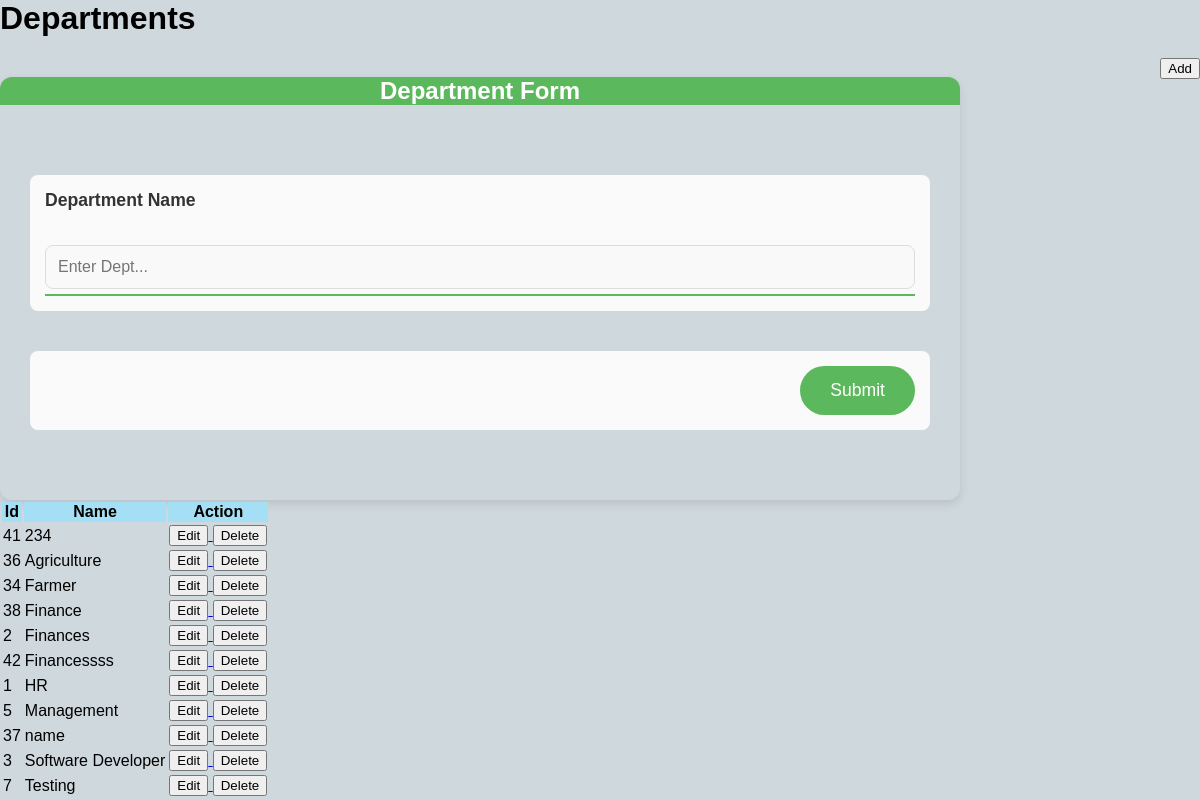
/components/Admin/departments/department_content.php, run on the app's committed database.
### tables this page shows
CREATE TABLE `departments` (
  `id` int(11) NOT NULL,
  `name` varchar(255) DEFAULT NULL
);

### components/Admin/departments/department_content.php (the view, shortened to what this page needs)
<?php
include '../../database/db.php';
$departments = "select * from departments";
$get_departments = $conn->prepare($departments);
$get_departments->execute();
$departments = $get_departments->fetchAll();
include './services/delete.php';
?>
<head>
  <link rel="stylesheet" href="../index.css">
</head>
<div>
    <h1>Departments</h1>
    <?php include 'modal.php';?>
<table id="myTable" class="display">
  <thead>
    <tr>
      <th>Id</th>
      <th>Name</th>
      <th>Action</th>
    </tr>
  </thead>
  <tbody>
  <?php
    foreach($departments as $department){
      echo "<tr>
      <td>$department[id]</td>
      <td>$department[name]</td>";
      echo "<td>
      <a href='#?edit_id=" . $department['id'] . "'>
      <button type='button' class='btn btn-success editButton' data-bs-toggle='modal' data-bs-target='#deptModal'
data-bs-whatever='@mdo' value='$department[id]'>
        Edit
      </button>
    </a>
      <a href='department.php?delete_id=$department[id]'>
      <button type='button' class='btn btn-danger editButton' value=''>
          Delete
      </button>
      </a>
      </td>
      </tr>"
      ;
    }
  ?>
  </tbody>
</table>
</div>

### components/Admin/index.css (style rules this page uses)
thead { background-color: #a4dff5; }

### data on the page
departments: id "41", name "234"
departments: id "36", name "Agriculture"
departments: id "34", name "Farmer"
departments: id "38", name "Finance"
departments: id "2", name "Finances"
departments: id "42", name "Financessss"
departments: id "1", name "HR"
departments: id "5", name "Management"
departments: id "37", name "name"
departments: id "3", name "Software Developer"
departments: id "7", name "Testing"
